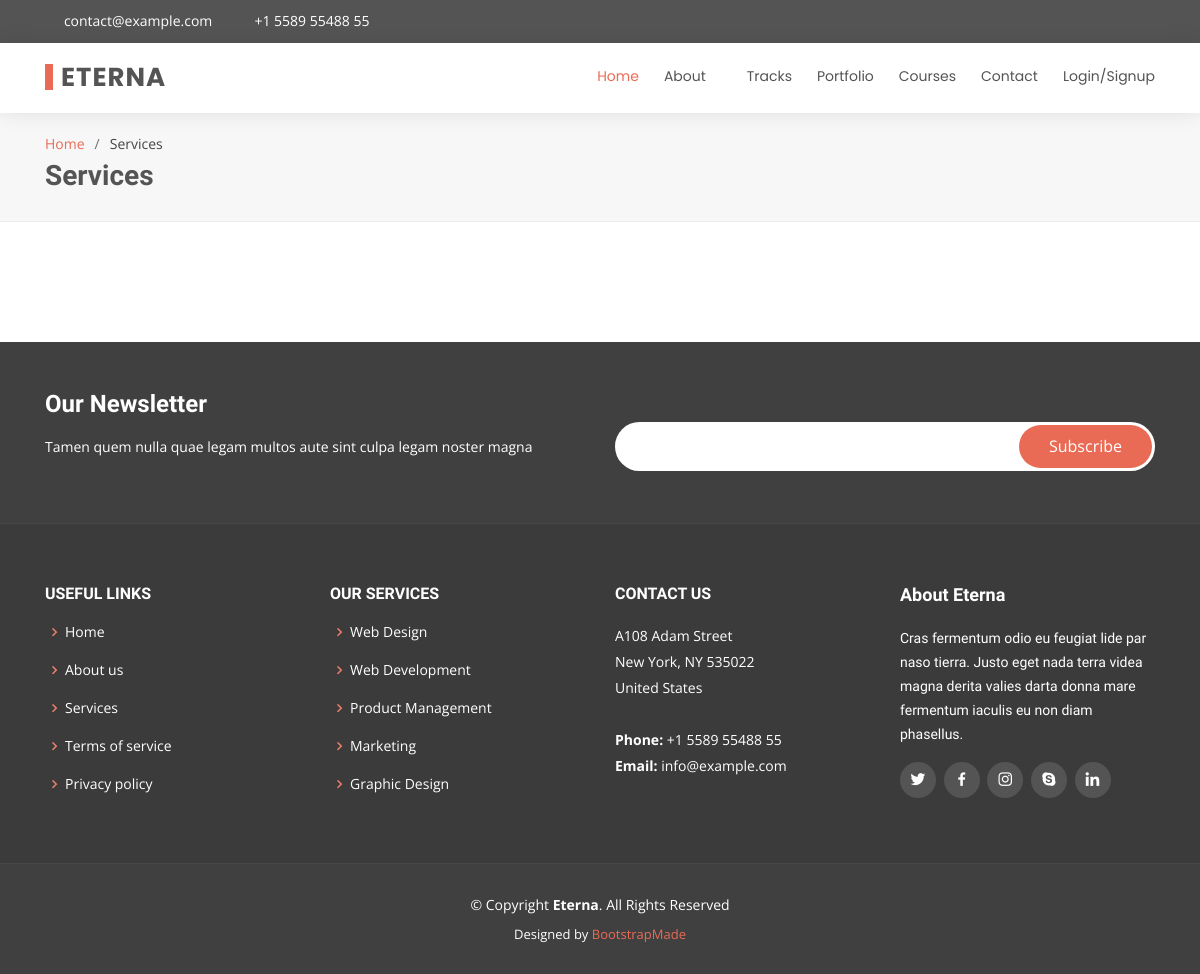
The page /courses/tracks/ on the database as committed earlier.
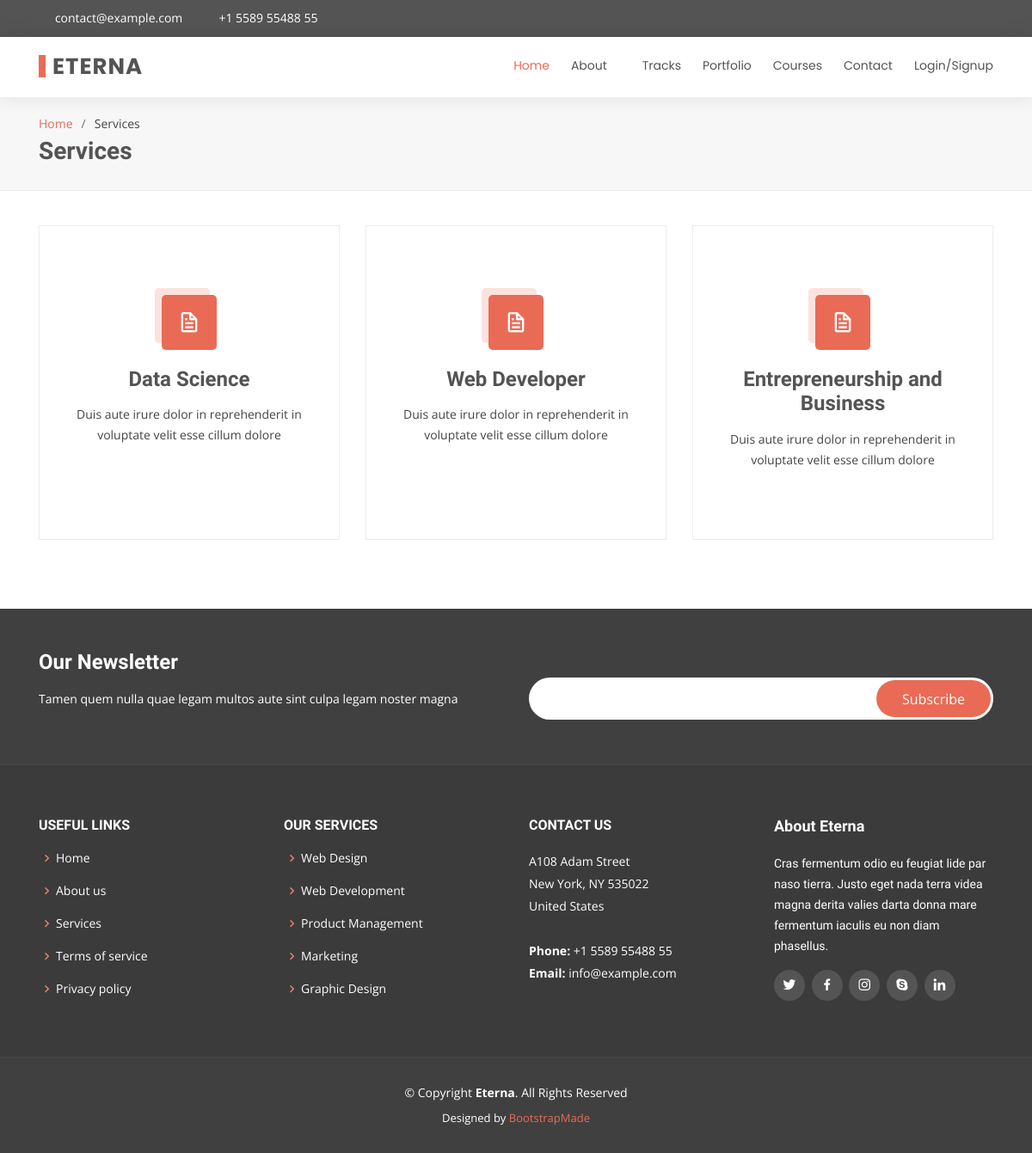
The same page on the database as committed later.
### courses/models.py (models this page shows, shortened)
class Track(models.Model):
    name=models.CharField(max_length=50 ,default=None )
    id = models.CharField(max_length=5,unique=True,primary_key=True)
    relation = models.ManyToManyField(
        Course,
        through='Track_Course',
        through_fields=('track','course' )
    )

### courses/views.py (the view)
# urls.py: path('tracks/', views.tracks , name='tracks'),
def tracks(request):
    tracks = Track.objects.all()
    context = { 'tracks' : tracks }
    return render(request,'courses/tracks.html',context)

### templates/courses/tracks.html (shortened to what this page needs)
{% extends 'base.html' %}
{% block body %}
  <main id="main">
    <section id="breadcrumbs" class="breadcrumbs">
      <div class="container">
        <ol>
          <li><a href="index.html">Home</a></li>
          <li>Services</li>
        </ol>
        <h2>Services</h2>
      </div>
    </section>
    <section id="services" class="services">
      <div class="container">
        <div class="row">
          {% for track in tracks  %}
          <div class="col-lg-4 col-md-6 d-flex align-items-stretch mt-4 mt-md-0">
            <div class="icon-box">
              <div class="icon"><i class="bx bx-file"></i></div>
              <h4><a href="../?track={{track.id}}">{{track.name}}</a></h4>
              <p>Duis aute irure dolor in reprehenderit in voluptate velit esse cillum dolore</p>
            </div>
          </div>
          {% endfor %}
        </div>
      </div>
    </section>
  </main>
{% endblock body %}

Rows that differ between the two databases and show on the page:
added Track: name "Data Science"
added Track: name "Web Developer"
added Track: name "Entrepreneurship and Business"
